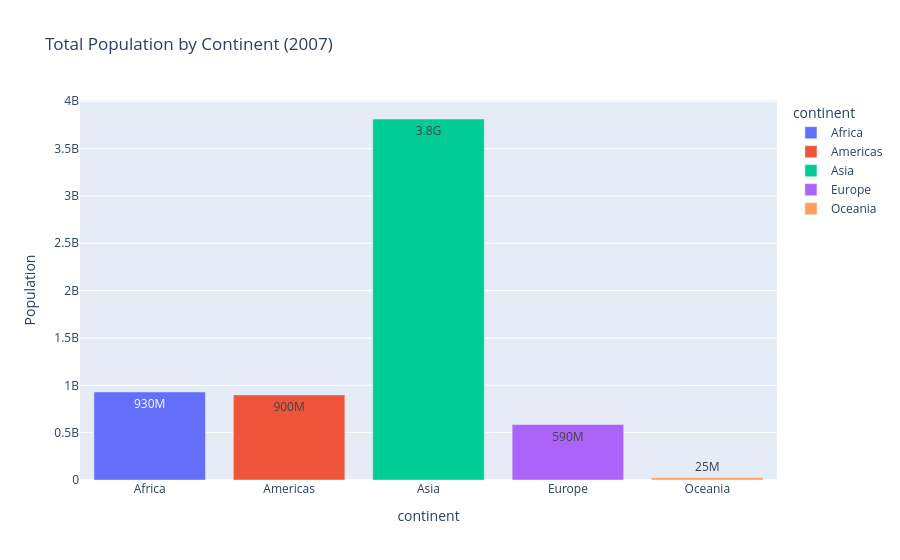

Notebook cell for this chart:
### Code cell
# Bar chart
df_bar = df_2007.groupby('continent')['pop'].sum().reset_index()
fig = px.bar(
    df_bar, x='continent', y='pop',
    color='continent',
    title='Total Population by Continent (2007)',
    labels={'pop': 'Population'},
    text_auto='.2s'
)
fig.show()

### Figure 1 — Plotly figure (JSON) as saved in the notebook; plotly's stock layout.template omitted (floating-point values rounded to 4 significant figures)
{"data": [{"hovertemplate": "continent=%{x}<br>Population=%{y}<extra></extra>", "legendgroup": "Africa", "marker": {"color": "#636efa", "pattern": {"shape": ""}}, "name": "Africa", "orientation": "v", "showlegend": true, "textposition": "auto", "texttemplate": "%{y:.2s}", "type": "bar", "x": ["Africa"], "xaxis": "x", "y": [929539692], "yaxis": "y"}, {"hovertemplate": "continent=%{x}<br>Population=%{y}<extra></extra>", "legendgroup": "Americas", "marker": {"color": "#EF553B", "pattern": {"shape": ""}}, "name": "Americas", "orientation": "v", "showlegend": true, "textposition": "auto", "texttemplate": "%{y:.2s}", "type": "bar", "x": ["Americas"], "xaxis": "x", "y": [898871184], "yaxis": "y"}, {"hovertemplate": "continent=%{x}<br>Population=%{y}<extra></extra>", "legendgroup": "Asia", "marker": {"color": "#00cc96", "pattern": {"shape": ""}}, "name": "Asia", "orientation": "v", "showlegend": true, "textposition": "auto", "texttemplate": "%{y:.2s}", "type": "bar", "x": ["Asia"], "xaxis": "x", "y": [3811953827], "yaxis": "y"}, {"hovertemplate": "continent=%{x}<br>Population=%{y}<extra></extra>", "legendgroup": "Europe", "marker": {"color": "#ab63fa", "pattern": {"shape": ""}}, "name": "Europe", "orientation": "v", "showlegend": true, "textposition": "auto", "texttemplate": "%{y:.2s}", "type": "bar", "x": ["Europe"], "xaxis": "x", "y": [586098529], "yaxis": "y"}, {"hovertemplate": "continent=%{x}<br>Population=%{y}<extra></extra>", "legendgroup": "Oceania", "marker": {"color": "#FFA15A", "pattern": {"shape": ""}}, "name": "Oceania", "orientation": "v", "showlegend": true, "textposition": "auto", "texttemplate": "%{y:.2s}", "type": "bar", "x": ["Oceania"], "xaxis": "x", "y": [24549947], "yaxis": "y"}], "layout": {"barmode": "relative", "legend": {"title": {"text": "continent"}, "tracegroupgap": 0}, "title": {"text": "Total Population by Continent (2007)"}, "xaxis": {"anchor": "y", "categoryarray": ["Africa", "Americas", "Asia", "Europe", "Oceania"], "categoryorder": "array", "domain": [0.0, 1.0], "title": {"text": "continent"}}, "yaxis": {"anchor": "x", "domain": [0.0, 1.0], "title": {"text": "Population"}}}}
